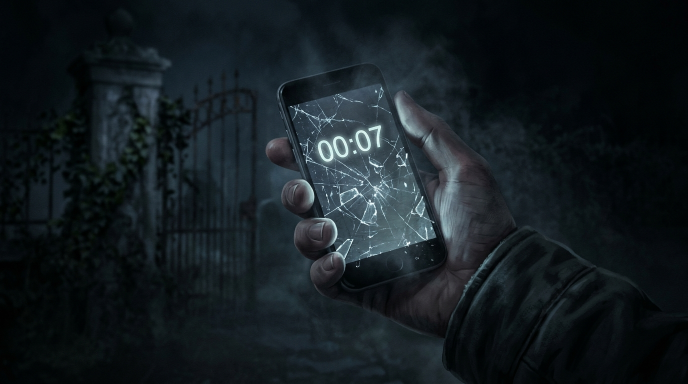
#> input picture stories/juru-kunci/episodes/ep01/images/b001.png, 1376 x 768 px (shown at 1/2 size); its folder holds only this picture in this run
$ python -i covers.py   (imports and definitions only)
#> lines starting #> are read from the running program, lines starting #| are printed output that depends on the picture; after the words box and inside, x2 and y2 are one past the last pixel; in counts of white or black regions, pixels touching at a corner belong together
#> further down, picture is the input picture: PIL image 1376x768 RGB; mean R, G, B 20.2, 28.3, 32.7
"""Per-part IG/FB covers (1080x1920) that reuse the episode thumbnail's exact title lettering.

1. title_epXX.png: the "TITLE" + "EPISODE n" block cut out of thumbnail/thumbnail_9x16.jpg (alpha from
   luminance/colour: cream + white letters and the red glow kept, dark background removed), full 1080x1920
   canvas so it lands in exactly the same place as on the thumbnail. Extracted once per episode.
2. Background per part: the strongest image in that part's time range (SFX hit / character close-up),
   never the same image for two parts, cropped 9:16 like the vertical video, top 40% darkened.
3. "PART n" under "EPISODE n" in a bold condensed sans with a thin shadow.
Output: output/vertical/covers/<name>_partN_cover.jpg (+ copy next to each part, embedded as cover art).
Optional per-part overrides in episodes/epXX/covers.yaml:  part3: {beat: b034}
"""
from __future__ import annotations

import json
import os
import random
import shutil
from pathlib import Path

from PIL import Image, ImageChops, ImageDraw, ImageEnhance, ImageFilter, ImageFont

from .common import ROOT, Episode, PipelineError, atomic_out, info, ok, run, step, warn
from . import visuals as V

W, H = 1080, 1920
TOP_DARK = 0.40          # share of the height darkened behind the title
SEARCH_H = 0.45          # the title block is looked for in the top 45% of the thumbnail


# ------------------------------------------------------------------ title cut-out
# [4 lines left out: function _sans, not called in this run]


def _text_mask(img: Image.Image) -> Image.Image:
    """255 where a pixel looks like lettering: cream (warm, bright) or near-white."""
    r, g, b = [c.point(lambda v: v) for c in img.split()]
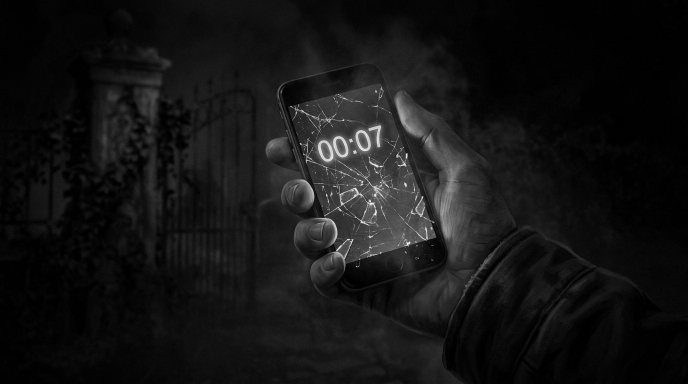
#> r: PIL image 1376x768 L (shown at 1/2 size); min 0, max 248, mean 20.2
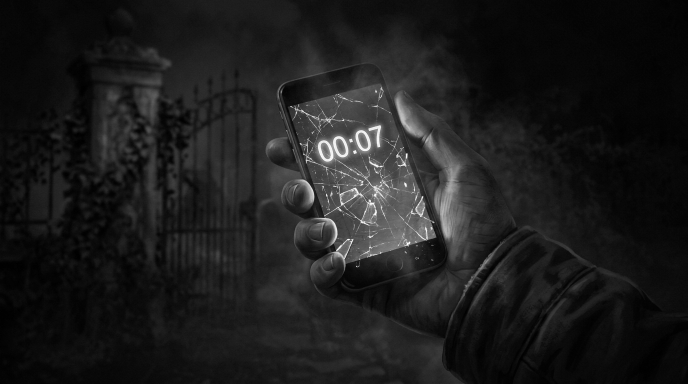
#> g: PIL image 1376x768 L (shown at 1/2 size); min 0, max 255, mean 28.3
    lum = img.convert("L")
    bright = lum.point(lambda v: 255 if v > 175 else 0)
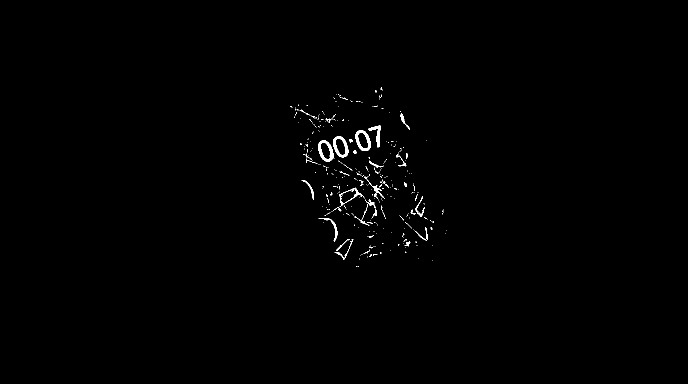
#> bright: PIL image 1376x768 L (shown at 1/2 size); 0.5% white; 337 white regions (302 under 20 px), largest, box (x1, y1, x2, y2) and area: (636, 281, 668, 323) 551, (666, 272, 697, 315) 534, (711, 260, 742, 302) 521
    # warm cream: red clearly above blue; neutral white: very bright
    warm = ImageChops.subtract(r, b).point(lambda v: 255 if v > 22 else 0)
#> warm: PIL image 1376x768 L; every value is 0
    white = lum.point(lambda v: 255 if v > 222 else 0)
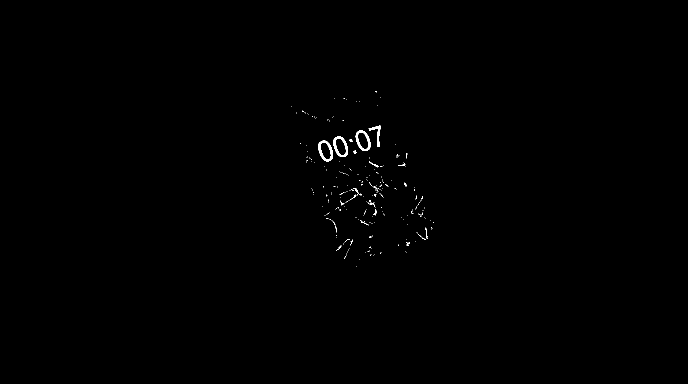
#> white: PIL image 1376x768 L (shown at 1/2 size); 0.25% white; 253 white regions (235 under 20 px), largest, box (x1, y1, x2, y2) and area: (667, 273, 696, 314) 451, (636, 281, 666, 323) 451, (711, 261, 741, 302) 440
    return ImageChops.multiply(bright, ImageChops.lighter(warm, white))


# [73 lines left out: functions _bands, extract_title, not called in this run]


def _title_lines(ep: Episode) -> list[tuple[int, int, int, int]]:
    p = ep.dir / "thumbnail" / f"title_{ep.ep}.json"
    return json.loads(p.read_text(encoding="utf-8"))["lines"]


# ------------------------------------------------------------------ backgrounds
# [160 lines left out: functions _crop_9x16, _background, _score, pick_beats, make_cover, embed and 4 more, not called in this run]

>>> from PIL import Image
>>> picture = Image.open('../stories/juru-kunci/episodes/ep01/images/b001.png')
>>> result = _text_mask(picture)
